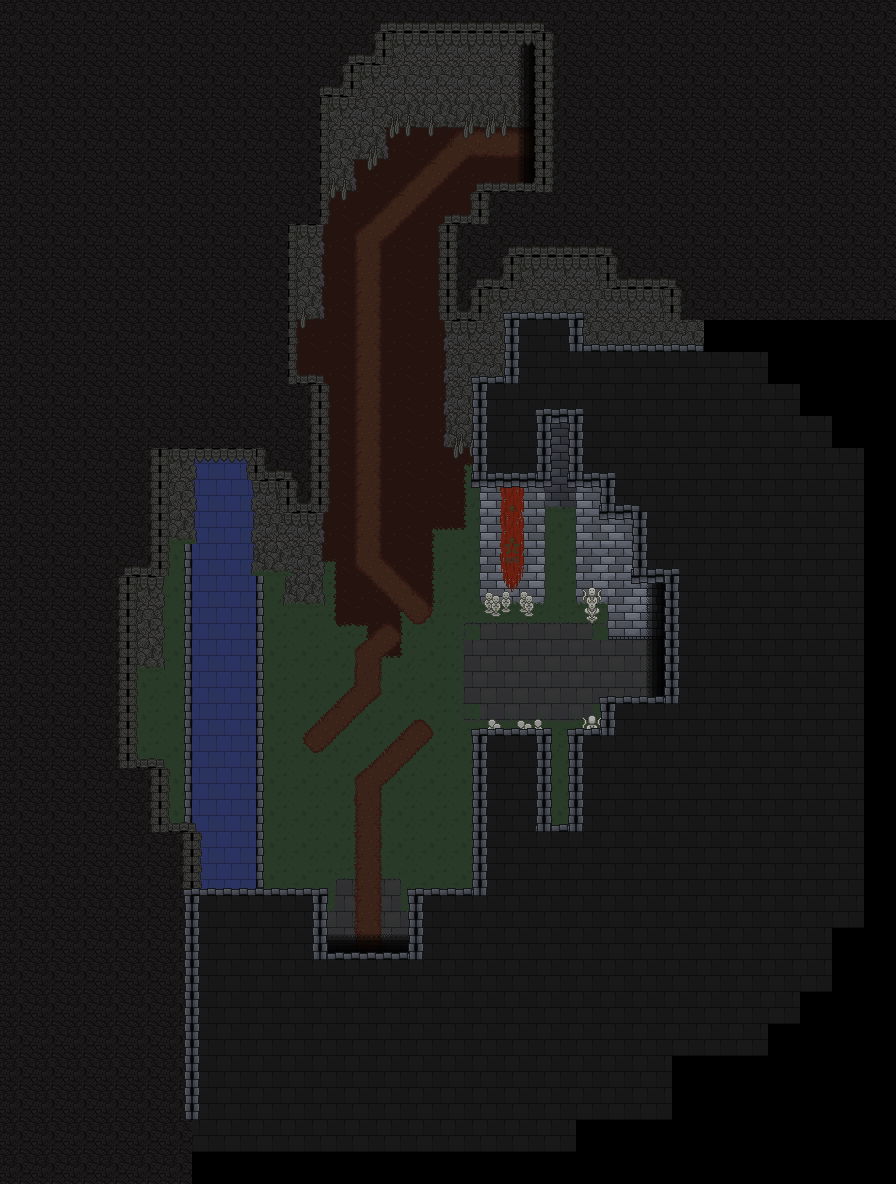

A 2D game scene composited from a Tiled map and its tileset images. What follows is a short description and the map's XML, with each tile layer's data collapsed to a summary:
An orthogonal 28x37 tile map with 32x32 px tiles, 12 tile layers (floor1, floor2, floor3, wall1, ...), 5 tilesets and 76 objects (3x transition, 2x dog, normsword, advlostspear, advlostsword, ...).

<map version="1.2" tiledversion="1.2.3" orientation="orthogonal" renderorder="right-down" width="28" height="37" tilewidth="32" tileheight="32" infinite="0" nextlayerid="65" nextobjectid="85">
 <tileset firstgid="1" source="tileset.tsx" />
 <tileset firstgid="82" source="castletileset.tsx" />
 <tileset firstgid="163" source="chambertileset.tsx" />
 <tileset firstgid="244" source="crystalsheet.tsx" />
 <tileset firstgid="344" source="roadset.tsx" />
 <layer id="53" name="floor1" width="28" height="37">
  <data>[1036 cells, 270 non-empty, 5 distinct tile ids]</data>
 </layer>
 <layer id="54" name="floor2" width="28" height="37">
  <data>[1036 cells, 97 non-empty, 22 distinct tile ids]</data>
 </layer>
 <layer id="55" name="floor3" width="28" height="37">
  <data>[1036 cells, 52 non-empty, 11 distinct tile ids]</data>
 </layer>
 <layer id="56" name="wall1" width="28" height="37">
  <data>[1036 cells, 140 non-empty, 19 distinct tile ids]</data>
 </layer>
 <layer id="57" name="wall2" width="28" height="37">
  <data>[1036 cells, 66 non-empty, 27 distinct tile ids]</data>
 </layer>
 <layer id="58" name="wall3" width="28" height="37">
  <data>[1036 cells, 21 non-empty, 9 distinct tile ids]</data>
 </layer>
 <layer id="59" name="wall4" width="28" height="37">
  <data>[1036 cells, 21 non-empty, 15 distinct tile ids]</data>
 </layer>
 <layer id="60" name="ceiling1" width="28" height="37">
  <data>[1036 cells, 699 non-empty, 18 distinct tile ids]</data>
 </layer>
 <layer id="61" name="ceiling2" width="28" height="37">
  <data>[1036 cells, 126 non-empty, 18 distinct tile ids]</data>
 </layer>
 <layer id="62" name="ceiling3" width="28" height="37">
  <data>[1036 cells, 197 non-empty, 4 distinct tile ids]</data>
 </layer>
 <layer id="63" name="ceiling4" width="28" height="37">
  <data>[1036 cells, 14 non-empty, 9 distinct tile ids]</data>
 </layer>
 <layer id="64" name="dropceil1" width="28" height="37">
  <data>[1036 cells, 72 non-empty, 4 distinct tile ids]</data>
 </layer>
 <objectgroup id="46" name="blockall" visible="0">
  <object id="1" x="384.397" y="32.0051" width="163.191" height="81.2436" />
  <object id="2" x="352.392" y="32.0051" width="32.0051" height="113.952" />
  <object id="3" x="320.035" y="145.957" width="32.3568" height="33.4119" />
  <object id="4" x="289.085" y="179.369" width="30.95" height="125.558" />
  <object id="5" x="256.377" y="304.927" width="32.7085" height="78.7817" />
  <object id="6" x="256.377" y="383.709" width="64.3618" height="175.852" />
  <object id="7" x="288.03" y="559.561" width="32.7085" height="37.2806" />
  <object id="8" x="256.377" y="192.03" width="32.7085" height="119.931" />
  <object id="9" x="158.603" y="192.382" width="98.4771" height="50.2937" />
  <object id="10" x="124.84" y="192.382" width="33.7636" height="127.317" />
  <object id="11" x="124.84" y="319.699" width="67.8789" height="208.209" />
  <object id="12" x="128.357" y="527.908" width="32.3568" height="131.537" />
  <object id="13" x="105.144" y="659.445" width="23.2125" height="105.863" />
  <object id="14" x="105.144" y="765.308" width="55.5692" height="66.8238" />
  <object id="15" x="160.714" y="832.132" width="32.3568" height="66.8238" />
  <object id="16" x="193.07" y="898.955" width="127.669" height="62.2516" />
  <object id="17" x="320.739" y="961.207" width="96.0152" height="9.84771" />
  <object id="18" x="416.754" y="896.142" width="63.6584" height="74.913" />
  <object id="19" x="480.412" y="736.468" width="63.3067" height="159.674" />
  <object id="20" x="541.609" y="834.242" width="34.467" height="16.5301" />
  <object id="21" x="576.076" y="736.82" width="32.3568" height="113.952" />
  <object id="22" x="608.433" y="706.222" width="63.3067" height="30.5982" />
  <object id="23" x="671.739" y="575.036" width="18.2886" height="131.186" />
  <object id="24" x="608.081" y="575.036" width="81.947" height="53.8107" />
  <object id="25" x="578.186" y="499.068" width="33.7636" height="97.422" />
  <object id="26" x="543.367" y="463.898" width="34.8187" height="35.1704" />
  <object id="27" x="481.468" y="463.898" width="61.8999" height="132.592" />
  <object id="28" x="486.743" y="598.249" width="11.2545" height="7.73749" />
  <object id="29" x="502.218" y="596.49" width="6.33067" height="8.4409" />
  <object id="30" x="522.617" y="597.897" width="3.51704" height="7.73749" />
  <object id="31" x="525.782" y="596.842" width="5.27556" height="12.6613" />
  <object id="32" x="584.517" y="595.083" width="14.4199" height="15.475" />
  <object id="33" x="584.517" y="729.434" width="15.1233" height="9.1443" />
  <object id="34" x="519.452" y="730.138" width="22.1574" height="9.49601" />
  <object id="35" x="489.908" y="730.138" width="9.84771" height="9.1443" />
  <object id="36" x="481.468" y="434.354" width="34.8187" height="33.7636" />
  <object id="37" x="449.111" y="226.146" width="67.1755" height="208.209" />
  <object id="38" x="480.061" y="192.382" width="69.9891" height="39.0391" />
  <object id="39" x="545.478" y="102.698" width="28.8397" height="111.842" />
 </objectgroup>
 <objectgroup id="47" name="blockmove" visible="0" />
 <objectgroup id="48" name="light">
  <object id="44" x="512.453" y="544.636">
   <properties>
    <property name="blue" type="float" value="0.029999999999999999" />
    <property name="green" type="float" value="0.16" />
    <property name="lightlevel" type="float" value="7" />
    <property name="red" type="float" value="0.070000000000000007" />
   </properties>
   <point />
  </object>
  <object id="45" x="623.545" y="579.958">
   <properties>
    <property name="blue" type="float" value="0.029999999999999999" />
    <property name="green" type="float" value="0.16" />
    <property name="lightlevel" type="float" value="7" />
    <property name="red" type="float" value="0.070000000000000007" />
   </properties>
   <point />
  </object>
  <object id="46" x="625.254" y="675.098">
   <properties>
    <property name="blue" type="float" value="0.029999999999999999" />
    <property name="green" type="float" value="0.16" />
    <property name="lightlevel" type="float" value="7" />
    <property name="red" type="float" value="0.070000000000000007" />
   </properties>
   <point />
  </object>
  <object id="47" x="512.453" y="713.268">
   <properties>
    <property name="blue" type="float" value="0.029999999999999999" />
    <property name="green" type="float" value="0.16" />
    <property name="lightlevel" type="float" value="7" />
    <property name="red" type="float" value="0.070000000000000007" />
   </properties>
   <point />
  </object>
  <object id="48" x="458.901" y="62.6674">
   <properties>
    <property name="blue" type="float" value="0.29999999999999999" />
    <property name="green" type="float" value="0.050000000000000003" />
    <property name="lightlevel" type="float" value="8" />
    <property name="red" type="float" value="0.050000000000000003" />
   </properties>
   <point />
  </object>
  <object id="49" x="464.598" y="384.55">
   <properties>
    <property name="blue" type="float" value="0.29999999999999999" />
    <property name="green" type="float" value="0.050000000000000003" />
    <property name="lightlevel" type="float" value="8" />
    <property name="red" type="float" value="0.050000000000000003" />
   </properties>
   <point />
  </object>
  </objectgroup>
 <objectgroup id="49" name="enemy">
  <!-- 5 objects omitted --></objectgroup>
 <objectgroup id="50" name="mapinfo" visible="0">
  <!-- 6 objects omitted --></objectgroup>
 <objectgroup id="52" name="item">
  <!-- 2 objects omitted --></objectgroup>
</map>
<!-- 31 of 76 objects omitted -->
